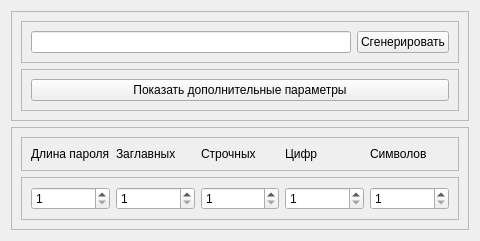
<?xml version="1.0" encoding="UTF-8"?>
<ui version="4.0">
 <class>Form</class>
 <widget class="QWidget" name="Form">
  <property name="geometry">
   <rect>
    <x>0</x>
    <y>0</y>
    <width>480</width>
    <height>235</height>
   </rect>
  </property>
  <property name="sizePolicy">
   <sizepolicy hsizetype="Fixed" vsizetype="Fixed">
    <horstretch>0</horstretch>
    <verstretch>0</verstretch>
   </sizepolicy>
  </property>
  <property name="minimumSize">
   <size>
    <width>480</width>
    <height>0</height>
   </size>
  </property>
  <property name="maximumSize">
   <size>
    <width>480</width>
    <height>235</height>
   </size>
  </property>
  <property name="windowTitle">
   <string>Генератор паролей</string>
  </property>
  <property name="windowIcon">
   <iconset>
    <normaloff>../../RTReestr/ico.ico</normaloff>../../RTReestr/ico.ico</iconset>
  </property>
  <layout class="QVBoxLayout" name="verticalLayout">
   <item>
    <widget class="QFrame" name="mainFrame">
     <property name="frameShape">
      <enum>QFrame::StyledPanel</enum>
     </property>
     <property name="frameShadow">
      <enum>QFrame::Raised</enum>
     </property>
     <layout class="QVBoxLayout" name="verticalLayout_2">
      <item>
       <widget class="QFrame" name="frame">
        <property name="frameShape">
         <enum>QFrame::StyledPanel</enum>
        </property>
        <property name="frameShadow">
         <enum>QFrame::Raised</enum>
        </property>
        <layout class="QHBoxLayout" name="horizontalLayout_4">
         <item>
          <widget class="QLineEdit" name="passwordLine">
           <property name="readOnly">
            <bool>true</bool>
           </property>
          </widget>
         </item>
         <item>
          <widget class="QPushButton" name="pushButton">
           <property name="text">
            <string>Сгенерировать</string>
           </property>
          </widget>
         </item>
        </layout>
       </widget>
      </item>
      <item>
       <widget class="QFrame" name="frame_2">
        <property name="frameShape">
         <enum>QFrame::StyledPanel</enum>
        </property>
        <property name="frameShadow">
         <enum>QFrame::Raised</enum>
        </property>
        <layout class="QHBoxLayout" name="horizontalLayout_3">
         <item>
          <widget class="QPushButton" name="optsButton">
           <property name="text">
            <string>Показать дополнительные параметры</string>
           </property>
          </widget>
         </item>
        </layout>
       </widget>
      </item>
     </layout>
    </widget>
   </item>
   <item>
    <widget class="QFrame" name="optsFrame">
     <property name="frameShape">
      <enum>QFrame::StyledPanel</enum>
     </property>
     <property name="frameShadow">
      <enum>QFrame::Raised</enum>
     </property>
     <layout class="QVBoxLayout" name="verticalLayout_3">
      <item>
       <widget class="QFrame" name="frame_3">
        <property name="frameShape">
         <enum>QFrame::StyledPanel</enum>
        </property>
        <property name="frameShadow">
         <enum>QFrame::Raised</enum>
        </property>
        <layout class="QHBoxLayout" name="horizontalLayout">
         <item>
          <widget class="QLabel" name="amountLabel">
           <property name="text">
            <string>Длина пароля</string>
           </property>
          </widget>
         </item>
         <item>
          <widget class="QLabel" name="AAALabel">
           <property name="text">
            <string>Заглавных</string>
           </property>
          </widget>
         </item>
         <item>
          <widget class="QLabel" name="aaaLabel">
           <property name="text">
            <string>Строчных</string>
           </property>
          </widget>
         </item>
         <item>
          <widget class="QLabel" name="numberLabel">
           <property name="text">
            <string>Цифр</string>
           </property>
          </widget>
         </item>
         <item>
          <widget class="QLabel" name="symbolSpin_2">
           <property name="text">
            <string>Символов</string>
           </property>
          </widget>
         </item>
        </layout>
       </widget>
      </item>
      <item>
       <widget class="QFrame" name="frame_4">
        <property name="frameShape">
         <enum>QFrame::StyledPanel</enum>
        </property>
        <property name="frameShadow">
         <enum>QFrame::Raised</enum>
        </property>
        <layout class="QHBoxLayout" name="horizontalLayout_2">
         <item>
          <widget class="QSpinBox" name="amountSpin">
           <property name="minimum">
            <number>1</number>
           </property>
          </widget>
         </item>
         <item>
          <widget class="QSpinBox" name="AAASpin">
           <property name="minimum">
            <number>1</number>
           </property>
          </widget>
         </item>
         <item>
          <widget class="QSpinBox" name="aaaSpin">
           <property name="minimum">
            <number>1</number>
           </property>
          </widget>
         </item>
         <item>
          <widget class="QSpinBox" name="numberSpin">
           <property name="minimum">
            <number>1</number>
           </property>
          </widget>
         </item>
         <item>
          <widget class="QSpinBox" name="symbolSpin">
           <property name="minimum">
            <number>1</number>
           </property>
          </widget>
         </item>
        </layout>
       </widget>
      </item>
     </layout>
    </widget>
   </item>
  </layout>
 </widget>
 <resources/>
 <connections/>
</ui>
